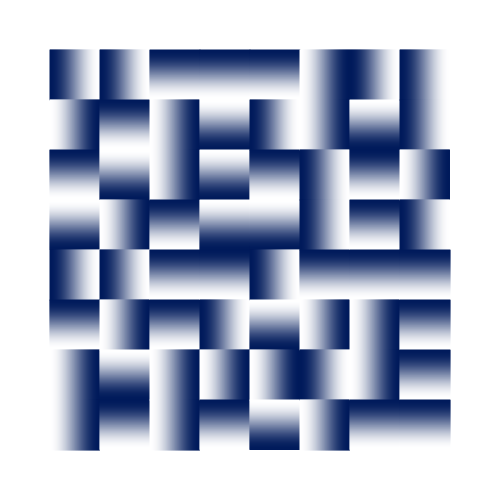
Frame 1 (no input)
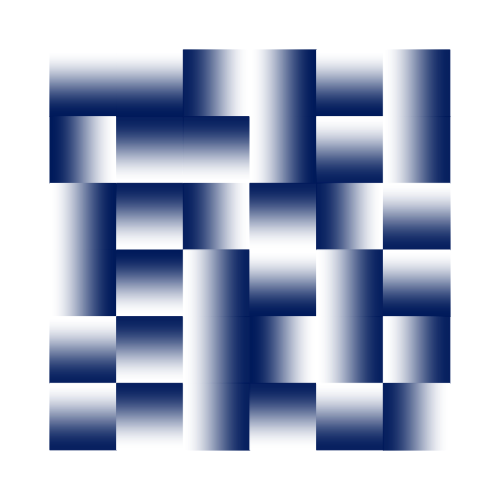
Frame 2 (the mouse pressed at the canvas centre, redrawn once)

The p5.js sketch that drew these frames (run headless with seeded random() and noise() and a simulated clock; the mouse was pressed at the canvas centre and the sketch redrawn once):

// p5.js sketch
// ── sketch.js
/*
Genuary 2022
JAN.16 "Color gradients gone wrong."

By Roni Kaufman
https://ronikaufman.github.io
*/

function setup() {
  createCanvas(500, 500);
  noLoop();
}

function draw() {
  background(255);

  let margin = 50;
  let s = (width - 2*margin)/random([4, 6, 8, 10]);
  let col1 = 255, col2 = "#001a5b";

  for (let x = margin; x < width-margin; x += s) {
    for (let y = margin; y < height-margin; y += s) {
      if (random() < 1/2) [col1, col2] = [col2, col1];
      let vertical = random() < 1/2;
      for (let z = 0; z < s; z += 0.5) {
        let v = 1-cos(PI*z/s);
        stroke(lerpColor(color(col1), color(col2), v/2));
        if (vertical) line(x, y+z, x+s, y+z);
        else line(x+z, y, x+z, y+s);
      }
    }
  }
}
